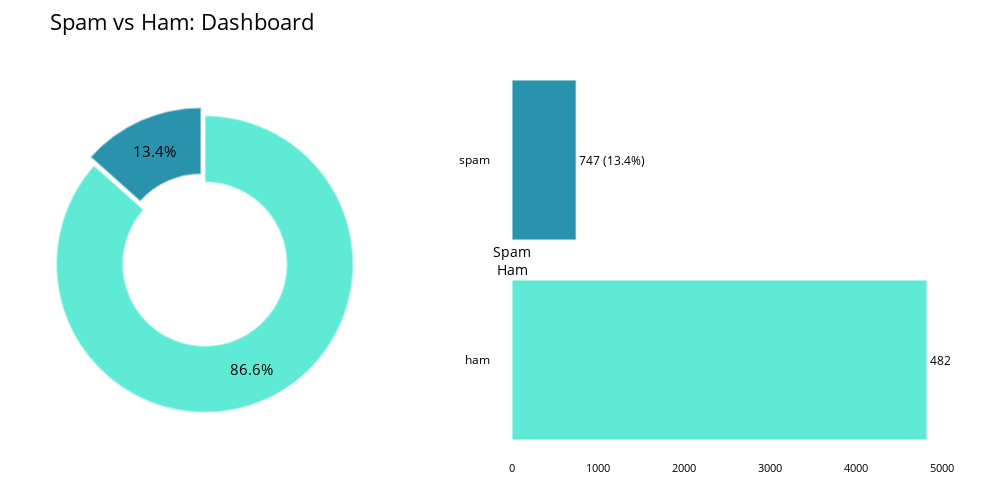

Source (notebook cell):
### Markdown cell above
#### 5) Checking class distribution

### Code cell
import pandas as pd
import plotly.graph_objects as go
from plotly.subplots import make_subplots

# Assuming df is already defined
value_counts = df['Category'].value_counts()
labels = value_counts.index.tolist()
values = value_counts.values.tolist()

# Smooth neon palette
colors = ["#5eead4", "#2993ae", "#c4b5fd"]  # Teal, Peach, Lavender

# Create figure with subplots
fig = make_subplots(
    rows=1, cols=2,
    column_widths=[0.4, 0.6],
    specs=[[{'type': 'domain'}, {'type': 'xy'}]],
    horizontal_spacing=0.15
)

# Donut chart
fig.add_trace(go.Pie(
    labels=labels,
    values=values,
    hole=0.55,
    marker=dict(
        colors=colors,
        line=dict(color='rgba(255,255,255,0.5)', width=2)  # soft glow effect
    ),
    hoverinfo="label+value+percent",
    textinfo='percent',
    textfont=dict(size=15, color='Black'),
    pull=[0.03] * len(labels),
), row=1, col=1)

# Bar chart
fig.add_trace(go.Bar(
    x=values,
    y=labels,
    orientation='h',
    text=[f"{val} ({(val/sum(values))*100:.1f}%)" for val in values],
    textposition='outside',
    marker=dict(
        color=colors,
        line=dict(color='rgba(255,255,255,0.6)', width=1.5)  # softer bar outline
    ),
), row=1, col=2)

# Layout
fig.update_layout(
    title='Spam vs Ham: Dashboard',
    title_font=dict(size=22, color='Black'),
    annotations=[dict(text='Spam<br>Ham', x=0.18, y=0.5, font_size=14, showarrow=False, font_color='Black')],
    paper_bgcolor='rgba(0,0,0,0)',  # Transparent background
    plot_bgcolor='rgba(0,0,0,0)',   # Transparent plot area
    font=dict(color='Black', size=12),
    margin=dict(t=60, l=50, r=50, b=40),
    height=500,
    width=1000,
    showlegend=False,
)

# Axes styling
fig.update_xaxes(
    showgrid=False,
    zeroline=False,
    color='Black',
    tickfont=dict(size=11)
)
fig.update_yaxes(
    showgrid=False,
    zeroline=False,
    color='Black',
    tickfont=dict(size=12)
)

fig.show()

### Figure 1 — Plotly figure (JSON) as saved in the notebook; plotly's stock layout.template omitted (floating-point values rounded to 4 significant figures)
{"data": [{"domain": {"x": [0, 0.34], "y": [0, 1]}, "hole": 0.55, "hoverinfo": "label+value+percent", "labels": ["ham", "spam"], "marker": {"colors": ["#5eead4", "#2993ae", "#c4b5fd"], "line": {"color": "rgba(255,255,255,0.5)", "width": 2}}, "pull": [0.03, 0.03], "textfont": {"color": "Black", "size": 15}, "textinfo": "percent", "type": "pie", "values": [4825, 747]}, {"marker": {"color": ["#5eead4", "#2993ae", "#c4b5fd"], "line": {"color": "rgba(255,255,255,0.6)", "width": 1.5}}, "orientation": "h", "text": ["4825 (86.6%)", "747 (13.4%)"], "textposition": "outside", "type": "bar", "x": [4825, 747], "xaxis": "x", "y": ["ham", "spam"], "yaxis": "y"}], "layout": {"annotations": [{"font": {"color": "Black", "size": 14}, "showarrow": false, "text": "Spam<br>Ham", "x": 0.18, "y": 0.5}], "font": {"color": "Black", "size": 12}, "height": 500, "margin": {"b": 40, "l": 50, "r": 50, "t": 60}, "paper_bgcolor": "rgba(0, 0, 0, 0)", "plot_bgcolor": "rgba(0, 0, 0, 0)", "showlegend": false, "title": {"font": {"color": "Black", "size": 22}, "text": "Spam vs Ham: Dashboard"}, "width": 1000, "xaxis": {"anchor": "y", "autorange": true, "color": "Black", "domain": [0.49, 1], "range": [-256.2, 5092.0], "showgrid": false, "tickfont": {"size": 11}, "type": "linear", "zeroline": false}, "yaxis": {"anchor": "x", "autorange": true, "color": "Black", "domain": [0, 1], "range": [-0.5, 1.5], "showgrid": false, "tickfont": {"size": 12}, "type": "category", "zeroline": false}}}
